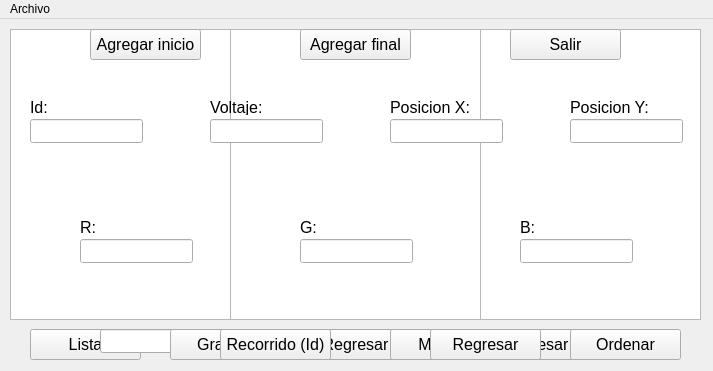
<?xml version="1.0" encoding="UTF-8"?>
<ui version="4.0">
 <class>MainWindow</class>
 <widget class="QMainWindow" name="MainWindow">
  <property name="geometry">
   <rect>
    <x>0</x>
    <y>0</y>
    <width>713</width>
    <height>371</height>
   </rect>
  </property>
  <property name="windowTitle">
   <string>MainWindow</string>
  </property>
  <widget class="QWidget" name="centralwidget">
   <widget class="QLineEdit" name="line_x">
    <property name="geometry">
     <rect>
      <x>390</x>
      <y>100</y>
      <width>113</width>
      <height>24</height>
     </rect>
    </property>
    <property name="font">
     <font>
      <pointsize>12</pointsize>
     </font>
    </property>
   </widget>
   <widget class="QPushButton" name="pushButton_add">
    <property name="geometry">
     <rect>
      <x>90</x>
      <y>10</y>
      <width>111</width>
      <height>31</height>
     </rect>
    </property>
    <property name="font">
     <font>
      <pointsize>12</pointsize>
     </font>
    </property>
    <property name="text">
     <string>Agregar inicio</string>
    </property>
   </widget>
   <widget class="QPlainTextEdit" name="plainTextEdit_lista">
    <property name="geometry">
     <rect>
      <x>230</x>
      <y>10</y>
      <width>251</width>
      <height>291</height>
     </rect>
    </property>
   </widget>
   <widget class="QLineEdit" name="line_blue">
    <property name="geometry">
     <rect>
      <x>520</x>
      <y>220</y>
      <width>113</width>
      <height>24</height>
     </rect>
    </property>
    <property name="font">
     <font>
      <pointsize>12</pointsize>
     </font>
    </property>
   </widget>
   <widget class="QLineEdit" name="line_green">
    <property name="geometry">
     <rect>
      <x>300</x>
      <y>220</y>
      <width>113</width>
      <height>24</height>
     </rect>
    </property>
    <property name="font">
     <font>
      <pointsize>12</pointsize>
     </font>
    </property>
   </widget>
   <widget class="QPushButton" name="pushButton_salir_lista">
    <property name="geometry">
     <rect>
      <x>300</x>
      <y>310</y>
      <width>111</width>
      <height>31</height>
     </rect>
    </property>
    <property name="font">
     <font>
      <pointsize>12</pointsize>
     </font>
    </property>
    <property name="text">
     <string>Regresar</string>
    </property>
   </widget>
   <widget class="QLineEdit" name="line_voltaje">
    <property name="geometry">
     <rect>
      <x>210</x>
      <y>100</y>
      <width>113</width>
      <height>24</height>
     </rect>
    </property>
    <property name="font">
     <font>
      <pointsize>12</pointsize>
     </font>
    </property>
   </widget>
   <widget class="QLabel" name="label_g">
    <property name="geometry">
     <rect>
      <x>300</x>
      <y>200</y>
      <width>49</width>
      <height>16</height>
     </rect>
    </property>
    <property name="font">
     <font>
      <pointsize>12</pointsize>
     </font>
    </property>
    <property name="text">
     <string>G:</string>
    </property>
   </widget>
   <widget class="QPushButton" name="pushButton_addf">
    <property name="geometry">
     <rect>
      <x>300</x>
      <y>10</y>
      <width>111</width>
      <height>31</height>
     </rect>
    </property>
    <property name="font">
     <font>
      <pointsize>12</pointsize>
     </font>
    </property>
    <property name="text">
     <string>Agregar final</string>
    </property>
   </widget>
   <widget class="QLineEdit" name="line_id">
    <property name="geometry">
     <rect>
      <x>30</x>
      <y>100</y>
      <width>113</width>
      <height>24</height>
     </rect>
    </property>
    <property name="font">
     <font>
      <pointsize>12</pointsize>
     </font>
    </property>
   </widget>
   <widget class="QLabel" name="label_id">
    <property name="geometry">
     <rect>
      <x>30</x>
      <y>80</y>
      <width>49</width>
      <height>16</height>
     </rect>
    </property>
    <property name="font">
     <font>
      <pointsize>12</pointsize>
     </font>
    </property>
    <property name="text">
     <string>Id:</string>
    </property>
   </widget>
   <widget class="QLineEdit" name="line_red">
    <property name="geometry">
     <rect>
      <x>80</x>
      <y>220</y>
      <width>113</width>
      <height>24</height>
     </rect>
    </property>
    <property name="font">
     <font>
      <pointsize>12</pointsize>
     </font>
    </property>
   </widget>
   <widget class="QLabel" name="label_r">
    <property name="geometry">
     <rect>
      <x>80</x>
      <y>200</y>
      <width>49</width>
      <height>16</height>
     </rect>
    </property>
    <property name="font">
     <font>
      <pointsize>12</pointsize>
     </font>
    </property>
    <property name="text">
     <string>R:</string>
    </property>
   </widget>
   <widget class="QPushButton" name="pushButton_lista">
    <property name="enabled">
     <bool>true</bool>
    </property>
    <property name="geometry">
     <rect>
      <x>30</x>
      <y>310</y>
      <width>111</width>
      <height>31</height>
     </rect>
    </property>
    <property name="font">
     <font>
      <pointsize>12</pointsize>
     </font>
    </property>
    <property name="text">
     <string>Lista</string>
    </property>
   </widget>
   <widget class="QPushButton" name="pushButton_salir">
    <property name="geometry">
     <rect>
      <x>510</x>
      <y>10</y>
      <width>111</width>
      <height>31</height>
     </rect>
    </property>
    <property name="font">
     <font>
      <pointsize>12</pointsize>
     </font>
    </property>
    <property name="text">
     <string>Salir</string>
    </property>
   </widget>
   <widget class="QLabel" name="label_b">
    <property name="geometry">
     <rect>
      <x>520</x>
      <y>200</y>
      <width>49</width>
      <height>16</height>
     </rect>
    </property>
    <property name="font">
     <font>
      <pointsize>12</pointsize>
     </font>
    </property>
    <property name="text">
     <string>B:</string>
    </property>
   </widget>
   <widget class="QLabel" name="label_y">
    <property name="geometry">
     <rect>
      <x>570</x>
      <y>80</y>
      <width>81</width>
      <height>16</height>
     </rect>
    </property>
    <property name="font">
     <font>
      <pointsize>12</pointsize>
     </font>
    </property>
    <property name="text">
     <string>Posicion Y:</string>
    </property>
   </widget>
   <widget class="QLabel" name="label_voltaje">
    <property name="geometry">
     <rect>
      <x>210</x>
      <y>80</y>
      <width>61</width>
      <height>16</height>
     </rect>
    </property>
    <property name="font">
     <font>
      <pointsize>12</pointsize>
     </font>
    </property>
    <property name="text">
     <string>Voltaje:</string>
    </property>
   </widget>
   <widget class="QLabel" name="label_x">
    <property name="geometry">
     <rect>
      <x>390</x>
      <y>80</y>
      <width>91</width>
      <height>16</height>
     </rect>
    </property>
    <property name="font">
     <font>
      <pointsize>12</pointsize>
     </font>
    </property>
    <property name="text">
     <string>Posicion X:</string>
    </property>
   </widget>
   <widget class="QLineEdit" name="line_y">
    <property name="geometry">
     <rect>
      <x>570</x>
      <y>100</y>
      <width>113</width>
      <height>24</height>
     </rect>
    </property>
    <property name="font">
     <font>
      <pointsize>12</pointsize>
     </font>
    </property>
   </widget>
   <widget class="QTableWidget" name="tableWidget_tabla">
    <property name="geometry">
     <rect>
      <x>10</x>
      <y>10</y>
      <width>691</width>
      <height>291</height>
     </rect>
    </property>
   </widget>
   <widget class="QPushButton" name="pushButton_tabla">
    <property name="geometry">
     <rect>
      <x>210</x>
      <y>310</y>
      <width>111</width>
      <height>31</height>
     </rect>
    </property>
    <property name="font">
     <font>
      <pointsize>12</pointsize>
     </font>
    </property>
    <property name="text">
     <string>Tabla</string>
    </property>
   </widget>
   <widget class="QPushButton" name="pushButton_buscar">
    <property name="geometry">
     <rect>
      <x>180</x>
      <y>310</y>
      <width>111</width>
      <height>31</height>
     </rect>
    </property>
    <property name="font">
     <font>
      <pointsize>12</pointsize>
     </font>
    </property>
    <property name="text">
     <string>Buscar Id</string>
    </property>
   </widget>
   <widget class="QPushButton" name="pushButton_salir_tabla">
    <property name="geometry">
     <rect>
      <x>480</x>
      <y>310</y>
      <width>111</width>
      <height>31</height>
     </rect>
    </property>
    <property name="font">
     <font>
      <pointsize>12</pointsize>
     </font>
    </property>
    <property name="text">
     <string>Regresar</string>
    </property>
   </widget>
   <widget class="QLineEdit" name="line_buscar">
    <property name="geometry">
     <rect>
      <x>60</x>
      <y>310</y>
      <width>111</width>
      <height>24</height>
     </rect>
    </property>
   </widget>
   <widget class="QPushButton" name="pushButton_mostrar">
    <property name="geometry">
     <rect>
      <x>390</x>
      <y>310</y>
      <width>111</width>
      <height>31</height>
     </rect>
    </property>
    <property name="font">
     <font>
      <pointsize>12</pointsize>
     </font>
    </property>
    <property name="text">
     <string>Mostrar</string>
    </property>
   </widget>
   <widget class="QPushButton" name="pushButton_salir_mostrar">
    <property name="geometry">
     <rect>
      <x>430</x>
      <y>310</y>
      <width>111</width>
      <height>31</height>
     </rect>
    </property>
    <property name="font">
     <font>
      <pointsize>12</pointsize>
     </font>
    </property>
    <property name="text">
     <string>Regresar</string>
    </property>
   </widget>
   <widget class="QGraphicsView" name="graphicsViews_ellipses">
    <property name="geometry">
     <rect>
      <x>10</x>
      <y>10</y>
      <width>471</width>
      <height>291</height>
     </rect>
    </property>
    <property name="sizeAdjustPolicy">
     <enum>QAbstractScrollArea::AdjustToContents</enum>
    </property>
   </widget>
   <widget class="QPushButton" name="pushButton_ordenar">
    <property name="geometry">
     <rect>
      <x>570</x>
      <y>310</y>
      <width>111</width>
      <height>31</height>
     </rect>
    </property>
    <property name="font">
     <font>
      <pointsize>12</pointsize>
     </font>
    </property>
    <property name="text">
     <string>Ordenar</string>
    </property>
   </widget>
   <widget class="QPushButton" name="pushButton_por_id">
    <property name="geometry">
     <rect>
      <x>210</x>
      <y>140</y>
      <width>111</width>
      <height>31</height>
     </rect>
    </property>
    <property name="font">
     <font>
      <pointsize>12</pointsize>
     </font>
    </property>
    <property name="text">
     <string>Por Id</string>
    </property>
   </widget>
   <widget class="QPushButton" name="pushButton_por_voltaje">
    <property name="geometry">
     <rect>
      <x>390</x>
      <y>140</y>
      <width>111</width>
      <height>31</height>
     </rect>
    </property>
    <property name="font">
     <font>
      <pointsize>12</pointsize>
     </font>
    </property>
    <property name="text">
     <string>Por Voltaje</string>
    </property>
   </widget>
   <widget class="QPushButton" name="pushButton_graficar">
    <property name="geometry">
     <rect>
      <x>170</x>
      <y>310</y>
      <width>111</width>
      <height>31</height>
     </rect>
    </property>
    <property name="font">
     <font>
      <pointsize>12</pointsize>
     </font>
    </property>
    <property name="text">
     <string>Graficar</string>
    </property>
   </widget>
   <widget class="QPlainTextEdit" name="plainTextEdit_adyacencia">
    <property name="geometry">
     <rect>
      <x>480</x>
      <y>10</y>
      <width>221</width>
      <height>291</height>
     </rect>
    </property>
   </widget>
   <widget class="QLineEdit" name="line_recorrido_id">
    <property name="geometry">
     <rect>
      <x>100</x>
      <y>310</y>
      <width>111</width>
      <height>24</height>
     </rect>
    </property>
   </widget>
   <widget class="QPushButton" name="pushButton_recorrido_id">
    <property name="geometry">
     <rect>
      <x>220</x>
      <y>310</y>
      <width>111</width>
      <height>31</height>
     </rect>
    </property>
    <property name="font">
     <font>
      <pointsize>12</pointsize>
     </font>
    </property>
    <property name="text">
     <string>Recorrido (Id)</string>
    </property>
   </widget>
   <zorder>plainTextEdit_adyacencia</zorder>
   <zorder>pushButton_por_id</zorder>
   <zorder>pushButton_por_voltaje</zorder>
   <zorder>graphicsViews_ellipses</zorder>
   <zorder>line_buscar</zorder>
   <zorder>pushButton_salir_tabla</zorder>
   <zorder>pushButton_buscar</zorder>
   <zorder>tableWidget_tabla</zorder>
   <zorder>plainTextEdit_lista</zorder>
   <zorder>line_blue</zorder>
   <zorder>line_green</zorder>
   <zorder>pushButton_salir_lista</zorder>
   <zorder>line_voltaje</zorder>
   <zorder>label_g</zorder>
   <zorder>pushButton_addf</zorder>
   <zorder>line_id</zorder>
   <zorder>label_id</zorder>
   <zorder>line_red</zorder>
   <zorder>label_r</zorder>
   <zorder>pushButton_lista</zorder>
   <zorder>pushButton_salir</zorder>
   <zorder>label_b</zorder>
   <zorder>label_y</zorder>
   <zorder>label_voltaje</zorder>
   <zorder>label_x</zorder>
   <zorder>line_y</zorder>
   <zorder>pushButton_add</zorder>
   <zorder>line_x</zorder>
   <zorder>pushButton_tabla</zorder>
   <zorder>pushButton_mostrar</zorder>
   <zorder>pushButton_ordenar</zorder>
   <zorder>line_recorrido_id</zorder>
   <zorder>pushButton_graficar</zorder>
   <zorder>pushButton_salir_mostrar</zorder>
   <zorder>pushButton_recorrido_id</zorder>
  </widget>
  <widget class="QMenuBar" name="menubar">
   <property name="geometry">
    <rect>
     <x>0</x>
     <y>0</y>
     <width>713</width>
     <height>21</height>
    </rect>
   </property>
   <widget class="QMenu" name="menuArchivo">
    <property name="title">
     <string>Archivo</string>
    </property>
    <addaction name="actionGuardar"/>
    <addaction name="actionCargar"/>
   </widget>
   <addaction name="menuArchivo"/>
  </widget>
  <action name="actionGuardar">
   <property name="text">
    <string>Guardar</string>
   </property>
  </action>
  <action name="actionCargar">
   <property name="text">
    <string>Cargar</string>
   </property>
  </action>
  <action name="actionLista">
   <property name="text">
    <string>Lista</string>
   </property>
  </action>
  <action name="actionTabla">
   <property name="text">
    <string>Tabla</string>
   </property>
  </action>
 </widget>
 <resources/>
 <connections/>
</ui>
